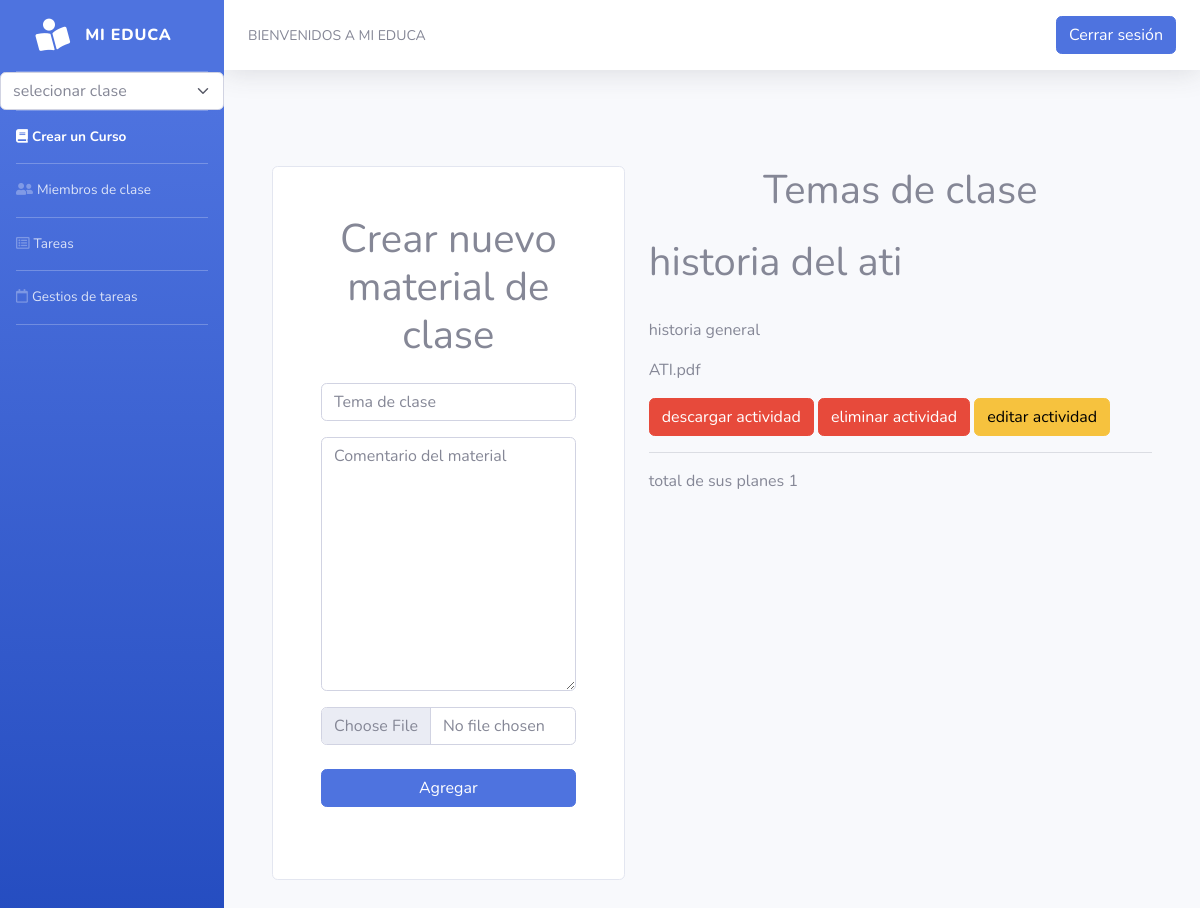
Page /material.php?clave=083ddf58 (signed in) on the committed database.
### tables this page shows
CREATE TABLE `plan` (
  `idplan` int(11) NOT NULL,
  `usuario` varchar(100) NOT NULL,
  `clave` varchar(30) NOT NULL,
  `titulo` varchar(100) NOT NULL,
  `texto` text NOT NULL,
  `fecha` timestamp NOT NULL DEFAULT current_timestamp() ON UPDATE current_timestamp(),
  `archivo` varchar(200) NOT NULL
);

### material.php (the view, shortened to what this page needs)
<?php
include('BD/conectar.php');
$queryplan=mysqli_query($con,("SELECT * FROM plan WHERE  clave='".$_SESSION['clave']."' ORDER BY fecha desc"));
$n=mysqli_num_rows($queryplan);
$aplan=mysqli_fetch_assoc($queryplan);
$B=mysqli_fetch_assoc(mysqli_query($con,("SELECT * FROM usuario WHERE Usuario='".$_SESSION['user']."'")));
?>
<!DOCTYPE html>
<html lang="en">
<head>
    <link rel="stylesheet" href="assets/bootstrap/css/bootstrap.min.css">
    <link rel="stylesheet" href="assets/fonts/fontawesome-all.min.css">
</head>
<body>
<?php include ('includes/menu.php')?>
<?php include ('includes/arriba.php') ?>
<?php if($B['Tipo']=='profe')
{?>
<section class="position-relative py-4 py-xl-5">
        <div class="container position-relative">
            <div class="row d-flex justify-content-center">
                <div class="col-md-8 col-lg-5 col-xl-5 col-xxl-4 offset-lg-0">
                    <div class="card mb-5">
                        <div class="card-body p-sm-5">
                            <h1 class="text-center mb-4">Crear nuevo material de clase</h1>
                            <form action="material.php" method="post" enctype="multipart/form-data">
                            <div class="mb-3"><input  class="form-control" type="text" name="tema"
                            <?php if (isset ($_REQUEST['ma'])){ echo "value='".$mpal['titulo']."'";} ?> placeholder="Tema de clase"  required></div>
                            <div class="mb-3"><textarea class="form-control" name="comentario" id="" cols="30" rows="10" placeholder="Comentario del material" required><?php if (isset ($_REQUEST['ma'])){ echo $mpal['texto'] ;} ?></textarea></div>
                            <input class="form-control" type="file" name="archivo" value="<?php if (isset ($_REQUEST['ma'])){ echo $mpal['archivo'] ;} ?>"><br>
                            <input class="btn btn-primary d-block w-100" type ="submit" <?php if (isset ($_REQUEST['ma']))  {echo "value='Editar'";}else { echo "value='Agregar'";}?>><br>
                        </div>
                    </div>
                </div>
                <div class="col">
                <h1 class="text-center mb-4">Temas de clase</h1>
                   <?php
               if ($n>0){
                do{
                echo"<article class=<br>";
                echo"<h1>".$aplan['titulo']."</h1></br>";
                echo"<p>".$aplan['texto']."</p>";
                echo"<p>".$aplan['archivo']."</p>";
                echo"<td><a class='btn btn-danger' href='material.php?id=".$aplan['idplan']."'>descargar actividad</a> </td></tr>";
                echo"<td><a class='btn btn-danger' href='material.php?ea=".$aplan['idplan']."'>eliminar actividad</a> </td></tr>";
                echo"<td><a class='btn btn-warning' href='material.php?ma=".$aplan['idplan']."'>editar actividad</a> </td></tr>";
                echo "<hr>";
            }while($aplan=mysqli_fetch_assoc($queryplan));
            echo"<tr><td colspan='4'>total de sus planes ".$n."</td></tr>";
            }else {
                echo"<tr><td colspan='4'>no hay ningun plan </td></tr>";
            }
            ?>
                </div>
            </div>
        </div>
    </section>
    <?php }
    ?>
</body>
</html>

### rows in the picture
plan: titulo "historia del ati", texto "historia general", archivo "ATI.pdf"

### other values in the picture
$n "1"
